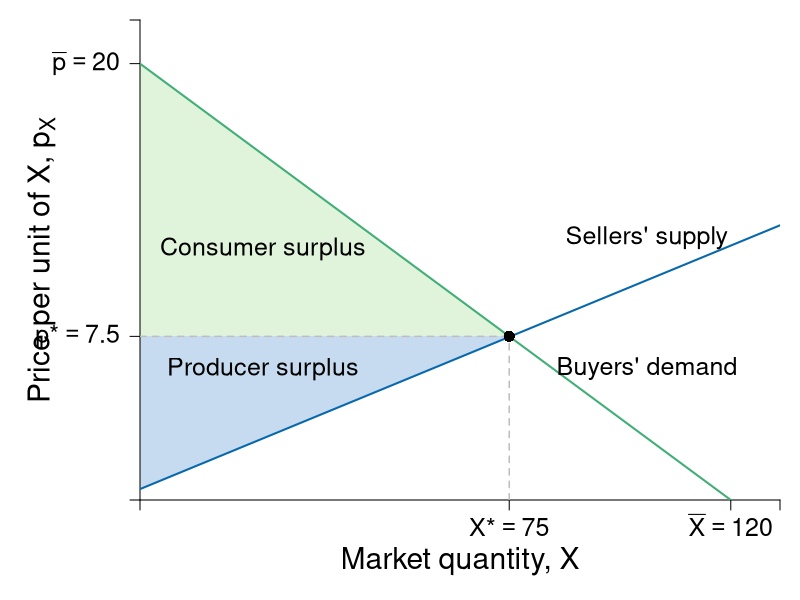

Recreate this plot in R.
require(shape)
pdf(file = "competitionmarkets/demand_supply.pdf", width = 9, height = 7)

#Set parameters for graphics
axislabelsize <- 1.8
labelsize <- 1.5
namesize <- 1.8
annotatesize <- 1.5
graphlinewidth <- 2
segmentlinewidth <- 1.5

COL <- c("#7fc97f", "#beaed4", "#fdc086", "#ffff99", "#386cb0", "#f0027f", "#bf5b17", "#666666")
COLA <- c("#e0f3db", "#99d8c9","#66c2a4","#41ae76", "#238b45", "#005824")
COLB <- c("#c6dbef", "#4eb3d3", "#2b8cbe", "#0868ac","#084081")
COLC <- c("#fcfbfd", "#efedf5", "#dadaeb", "#bcbddc", "#9e9ac8", "#807dba", "#6a51a3", "#54278f", "#3f007d")

par(mar =  c(5, 7, 1, 1))

Demand <- function(x, rmax = 20, xmax = 12, n = 10) {
  rmax - (rmax/(n*xmax))*x
}

mrsA <- function(x, rmax = 20, xmax = 10) {
  rmax - (rmax/xmax)*x
}

uA <- function(x, y, rmax = 20, xmax = 10) {
  y + rmax*x - (1/2)(rmax/xmax)*x^2
}


Supply <- function(x, c1 = 0.5, c2 = 0.0465){
  c1 + 2*c2*x
}

xlims <- c(0, 130)
ylims <- c(0, 22)

npts <- 501 
x <- seq(xlims[1], xlims[2], length.out = npts)
y <- seq(ylims[1], ylims[2], length.out = npts) 
a <- c(46.08, 55, 64)
b <- c(46.08, 55, 64)

plot(0, 0, xlim = xlims, ylim = ylims, type = "n",
     xlab = expression(paste("")),
     ylab = expression(paste("")), 
     xaxt = "n", 
     yaxt = "n", 
     cex.lab = axislabelsize, 
     bty = "n",
     xaxs = "i", 
     yaxs = "i")


ticksy <- c(0, 7.5, 20, ylims[2])
#ylabels <- c(NA, expression(paste(p,"*")), expression(paste(bar(p))), NA)
ylabels <- c(NA, expression(paste(p,"*") == 7.5), expression(paste(bar(p) == 20)), NA)
ticksx <- c(0, 75, 120, xlims[2])
#xlabels <- c(NA, expression(paste(X,"*")), expression(paste(bar(X))), NA)
xlabels <- c(NA, expression(paste(X,"*") == 75), expression(paste(bar(X) == 120)), NA)


npts <- 500 
xx1 <- seq(xlims[1], xlims[2], length.out = npts)

#Draw the polygon for producer surplus
xpoly1 <- c(0, 75, 0, 0)
ypoly1 <- c(0.5, 7.5, 7.5, 0.5)
polygon(x = xpoly1, y = ypoly1, col = COLB[1], density = NULL, border = NA)

#Draw the polygon for consumer surplus
xpoly2 <- c(0, 75, 0, 0)
ypoly2 <- c(7.5, 7.5, 20, 7.5)
polygon(x = xpoly2, y = ypoly2, col = COLA[1], density = NULL, border = NA)

axis(1, at = ticksx, pos = 0, labels = xlabels, cex.axis = labelsize)
axis(2, at = ticksy, pos = 0, labels = ylabels, las = 1, cex.axis = labelsize)

text(25, 6, expression(paste("Producer surplus")), xpd = TRUE, cex = labelsize)
#text(25, 5, expression(paste("(Economic profit)")), xpd = TRUE, cex = labelsize) 
text(25, 11.5, expression(paste("Consumer surplus")), xpd = TRUE, cex = labelsize) 

#Lines for mrs graph
lines(xx1, Demand(xx1), col = COLA[4], lwd = graphlinewidth)
lines(xx1, Supply(xx1), col = COLB[4], lwd = graphlinewidth)

segments(0, 7.5, 75, 7.5, lty = 2, "gray" , lwd = segmentlinewidth)
segments(75, 0, 75, 7.5, lty = 2, col = "gray" , lwd = segmentlinewidth)
points(75, 7.5, pch = 16, col = "black", cex = 1.5)

#Label axes
mtext(expression(paste("Market quantity, ", X)), side = 1, line = 3, cex = axislabelsize)
#mtext(expression(paste("Market output of the good, ", X)), side = 1, line = 3, cex = axislabelsize)
text(-20, 0.5*ylims[2], expression(paste("Price per unit of X, ", p[X])), xpd = TRUE, cex = axislabelsize, srt = 90) 

text(103, 12, expression("Sellers' supply"), cex = labelsize)
text(103, 6, expression(paste("Buyers' demand")), cex = labelsize)

dev.off()
